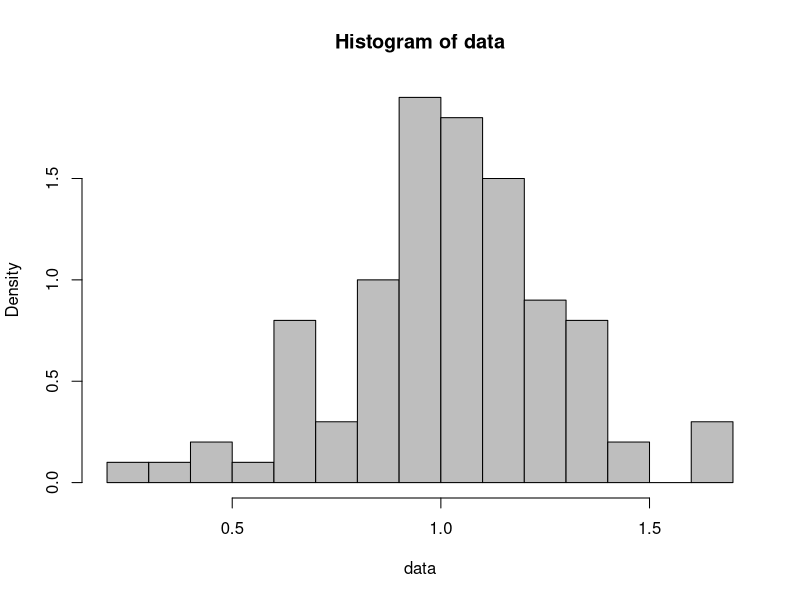
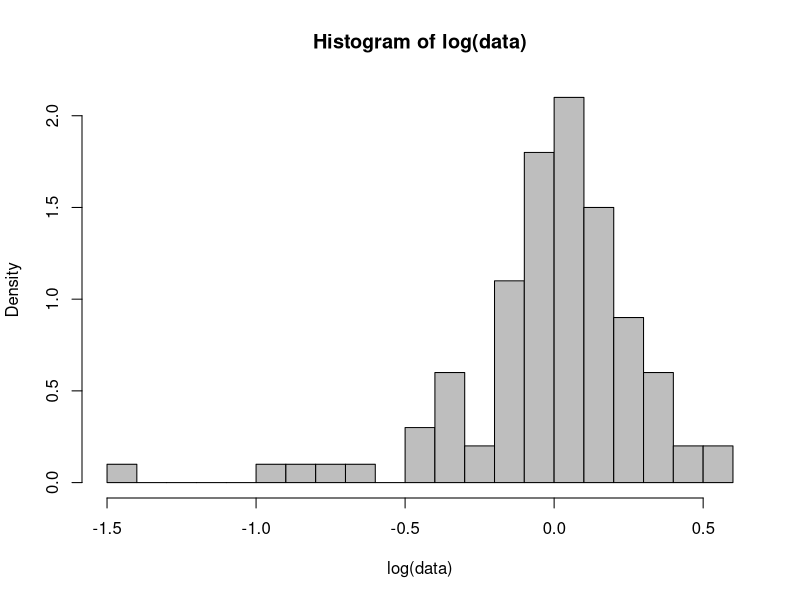

Recreate these plots in R, in order.
## ---- chunk 1
knitr::opts_chunk$set(echo = TRUE)
## ---- chunk 2
data <- rnorm (100, 1, 0.25)
## ---- chunk 3
hist(data, breaks=20, freq=FALSE, col="grey")
## ---- chunk 4
hist(log(data), breaks=20, freq=FALSE, col="grey")
## ---- chunk 5
m <- mean(data)
v <- var(data)
